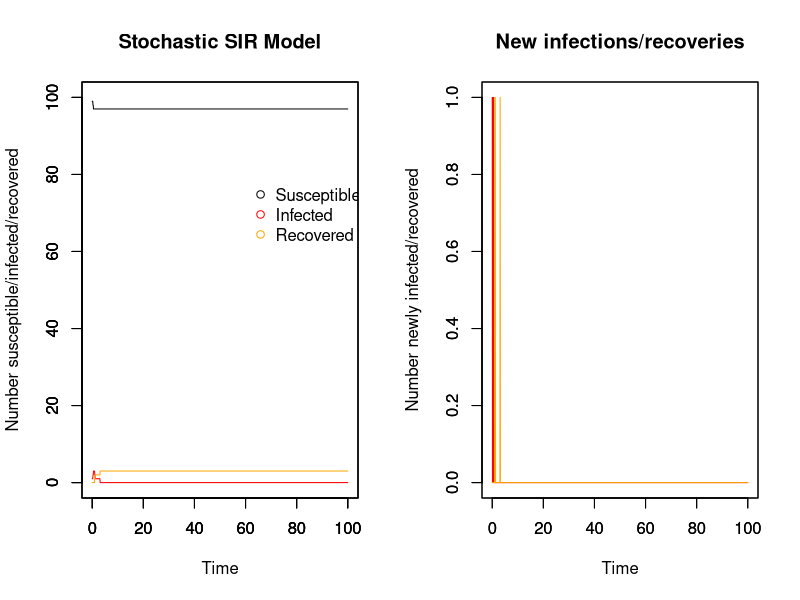
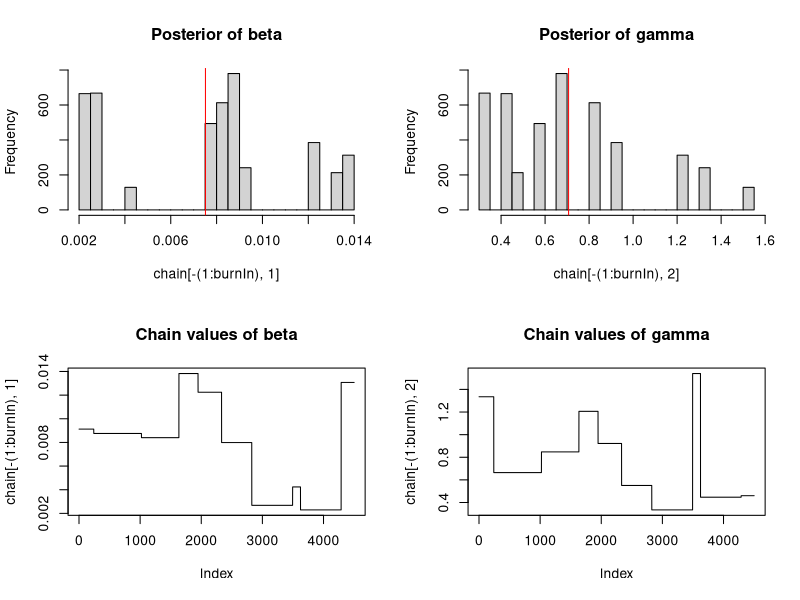

Source code (R) for these figures, in order:
## Stochastic model with MCMC
## 04/11/17

##########################
## Input values for SIR ##
##########################

# Time
timestep <- 0.1
times <- seq(0, 100, by = timestep)

# Initial population: N-1 susceptible, 1 infectious, 0 recovered
init.values = c(
  S = 100-1,
  I = 1,
  R = 0
)
N = sum(init.values)

# Beta & gammma
beta <- 0.008
gamma <- 0.5

###############
## The model ##
###############

# Array for holding collective disease status information for whole period of time
data <- array(0, dim =c(length(times), length(init.values)+3))
data[,1] <- times # make first column the timesteps to make plotting easier later on
  
# For loops for calculating the numbers susceptible, infected, and recovered at each timepoint
for (time in times){
  if (time == 0){ # Set up the number of S/I/R at time 0
    data[1,2] <- init.values["S"] # number of susceptibles at time 0
    data[1,3] <- init.values["I"] # number of infecteds at time 0
    data[1,4] <- init.values["R"] # number of recovereds at time 0
    data[1,5] <- init.values["I"] # number newly infected at time 0
    data[1,6] <- init.values["R"] # number newly recovered at time 0
      
  } else{
    whole_time <- 1/timestep * time # makes time into the whole number that it corresponds to in the array
    #inf <- rbinom(1, size = data[whole_time,2], prob = foi_t) # number who become infected in this timestep
    #rec <- rbinom(1, size = data[whole_time,3], prob = r_t)# number who become recovered in this timestep
    
    inf <- rbinom(1, size = data[whole_time,2], (1-(exp(-beta*data[whole_time,3]*timestep)))) # number who become infected in this timestep
    rec <- rbinom(1, size = data[whole_time,3], (1-(exp(-gamma*timestep)))) # number who become recovered in this timestep
      
    data[whole_time+1,2] <- data[whole_time,2] - inf # number of susceptibles at other times
      
    data[whole_time+1,3] <- data[whole_time,3]  + inf - rec # number of infecteds at other times
      
    data[whole_time+1,4] <- data[whole_time,4] + rec # number of recovereds at other times
    
    data[whole_time+1,5] <- data[whole_time+1,3] - data[whole_time,3] + data[whole_time+1,4] - data[whole_time,4] # number of newly infected
    
    data[whole_time+1,6] <- data[whole_time+1,4] - data[whole_time,4] # number of newly recovered
  }
}

###############
## SIR plots ##
###############

run_stoch <- data.frame(data) # make array into a dataframe
colnames(run_stoch) <- c("time","S", "I", "R", "new_I", "new_R")

par(mfrow = c(1,2))

# Plot for SIR model
plot(x = run_stoch$time, y = run_stoch$I, type = "line", col = "red", ylim = c(0,N),
     xlab = "Time", ylab = "Number susceptible/infected/recovered", main = "Stochastic SIR Model")
par(new=T)
plot(x = run_stoch$time, y = run_stoch$S, type = "line", ylim = c(0,N), ylab = "", xlab = "") # add susceptible line
par(new=T)
plot(x = run_stoch$time, y = run_stoch$R, type = "line", col = "orange", ylim = c(0,N), ylab = "", xlab = "") # recovered

# Add legend
legend(60, 0.8*N, c("Susceptible", "Infected", "Recovered"), pch = 1, col = c("black", "red", "orange"), bty = "n")

# Plot for newly infected and newly recovered
plot(x = run_stoch$time, y = run_stoch$new_I, type = "line", col = "red", ylim = c(0,max(run_stoch$new_I)),
     xlab = "Time", ylab = "Number newly infected/recovered", main = "New infections/recoveries")
par(new=T)
plot(x = run_stoch$time, y = run_stoch$new_R, type = "line", col = "orange", ylim = c(0,max(run_stoch$new_I)), ylab = "", xlab = "") # add susceptible line

##################################
## Likelihood, prior, posterior ##
##################################

# Likelihood distribution
likelihood <- function(param){
  beta = as.numeric(param[1])
  gamma = as.numeric(param[2])
  total = array(0, dim = (c(nrow(run_stoch))))

  for (i in 1:nrow(run_stoch)){
    betalikelihood = dbinom(run_stoch$new_I[i+1], run_stoch$S[i], (1-(exp(-beta*run_stoch$I[i]*timestep))), log = T)
    gammalikelihood = dbinom(run_stoch$new_R[i+1], run_stoch$I[i], (1-(exp(-gamma*timestep))), log = T)
    total[i] = betalikelihood + gammalikelihood
  }
  return(sum(total, na.rm = T))
}

# Prior distribution
prior <- function(param){
  beta = as.numeric(param[1])
  gamma = as.numeric(param[2])
  betaprior = dunif(beta, min = 0, max = 100, log = T)
  gammaprior = dunif(gamma, min = 0, max = 100, log = T)
  return(betaprior + gammaprior)
}

# Posterior distribution
posterior <- function(param){
  return (likelihood(param) + prior(param))
}

proposalfunction <- function(param){ # beta and gamma need to be >0

  beta_prop = rnorm(1, mean = param[1], sd = 1)
  gamma_prop = rnorm(1, mean = param[2], sd = 1)
  return(c(beta_prop, gamma_prop))
}

run_metropolis_MCMC <- function(startvalue, iterations){
  chain = array(dim = c(iterations+1,2))
  chain[1,] = startvalue
  for (i in 1:iterations){
    proposal = proposalfunction(chain[i,])

    if (proposal[1] < 0.0 | proposal[2] < 0.0){
      chain[i+1,] = chain[i,]
     }
     else{
      probab = exp(posterior(proposal) - posterior(chain[i,]))
      if (runif(1) < probab){
        chain[i+1,] = proposal
      }else{
        chain[i+1,] = chain[i,]
        }
      }
  }
  return(chain)
}

# Where to start the chain
startvalue <- c(0.1,0.1)

# Number of runs
iterations = 5000
#set.seed(4)
chain <- run_metropolis_MCMC(startvalue, iterations)

# The beginning of the chain is biased towards the starting point, so take them out
# normally burnin is 10%-50% of the runs
burnIn = 0.1*iterations
acceptance <- 1-mean(duplicated(chain[-(1:burnIn),]))

################
## MCMC Plots ##
################

par(mfrow = c(2,2))

hist(chain[-(1:burnIn),1],nclass=30, main="Posterior of beta")
abline(v = mean(chain[-(1:burnIn),1]), col = "red")

hist(chain[-(1:burnIn),2],nclass=30, main="Posterior of gamma")
abline(v = mean(chain[-(1:burnIn),2]), col = "red")

plot(chain[-(1:burnIn),1], type = "l", main = "Chain values of beta")

plot(chain[-(1:burnIn),2], type = "l", main = "Chain values of gamma")

########################################################################################################################

########################################################################################################################
